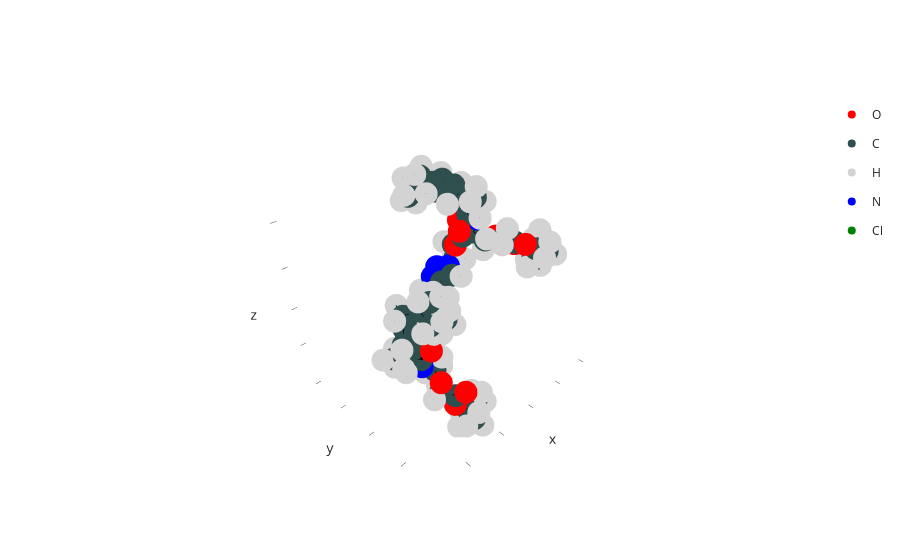

Here is the notebook cell this chart was saved with:
### Markdown cell above
### Combining custom and quick

So, now we have seen how we can manually set up a complete optimization workflow. In parctice we do not need to perform each step that thoroughly, however. For once, we can use the `optimize` function to pass a _Rotatron_ we want to optimize, specify an algorithm, and a molecule, and at least the entire "apply-solution" procedure is handled for us automatically. We can also pass Rotatron environments to the `Molecule.optimize` method as well. If you check out the docstrings of the optimize function and method you will see how easily we can specify our own settings to fine tune optimizations without needing to setup everything on our own.

As one final example let's optimize the molecule again but using a higher `unfold=3`.

### Code cell
# optimize the molecule using the DistanceRotatron (default anyway, so actually no need to specify)
# and the swarm algorithm (default as well)
# but this time, pass unfold=3 to the rotatron (default would be 1)
mol_optimized_high_unfold = mol.optimize(rotatron="distance", algorithm="swarm", rotatron_kws={"unfold":3}, inplace=False)

# show the optimized molecule
mol_optimized_high_unfold.show()
